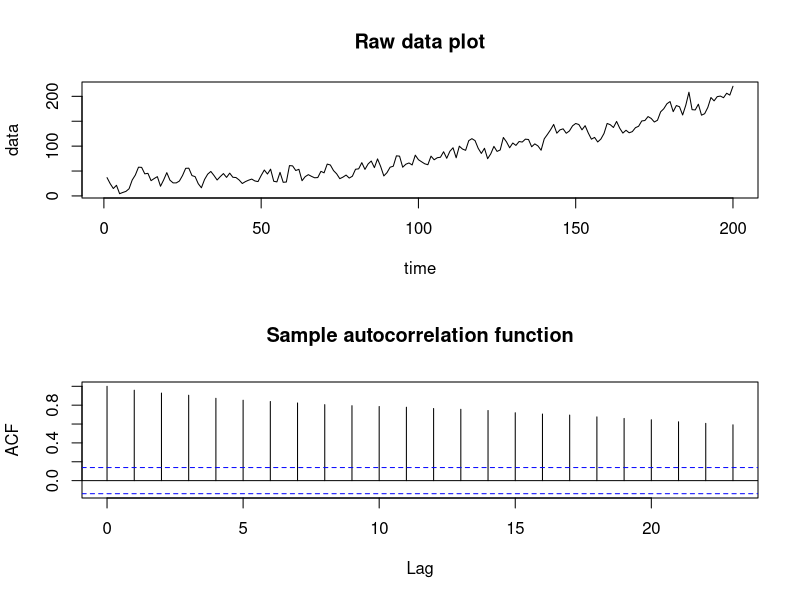
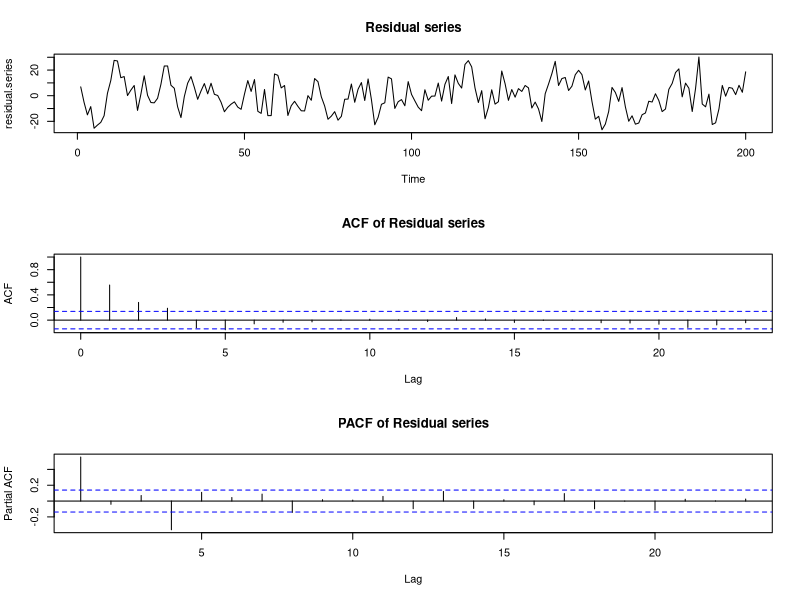
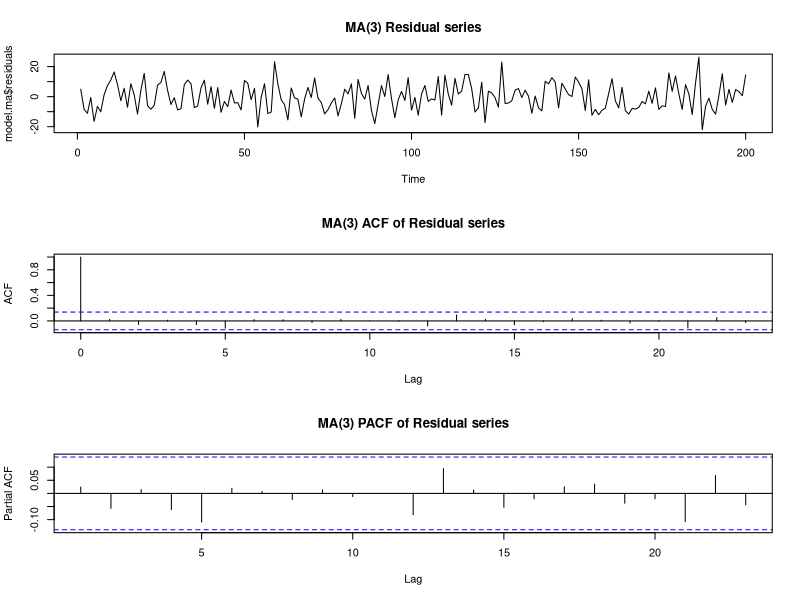
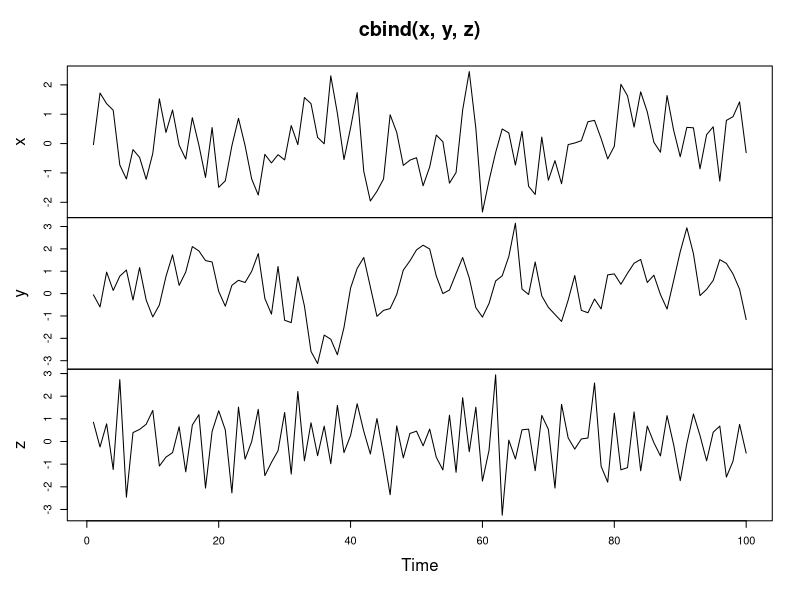
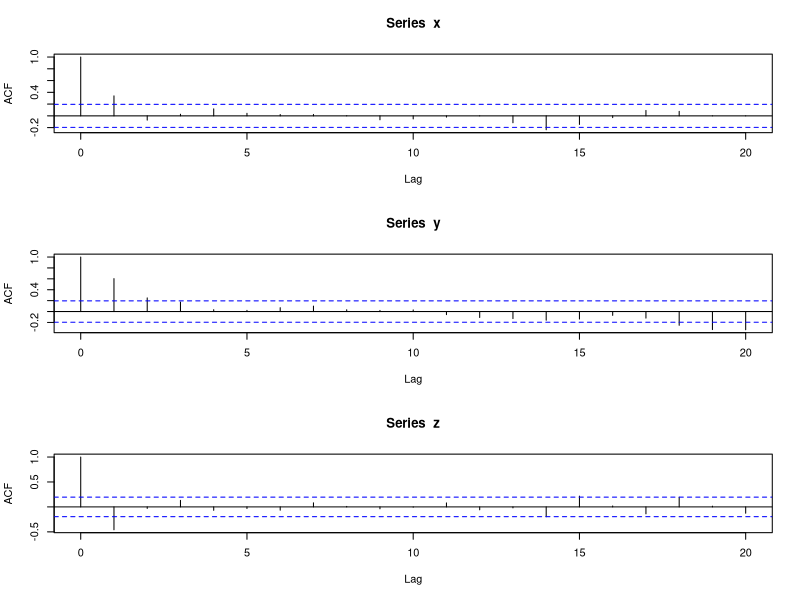
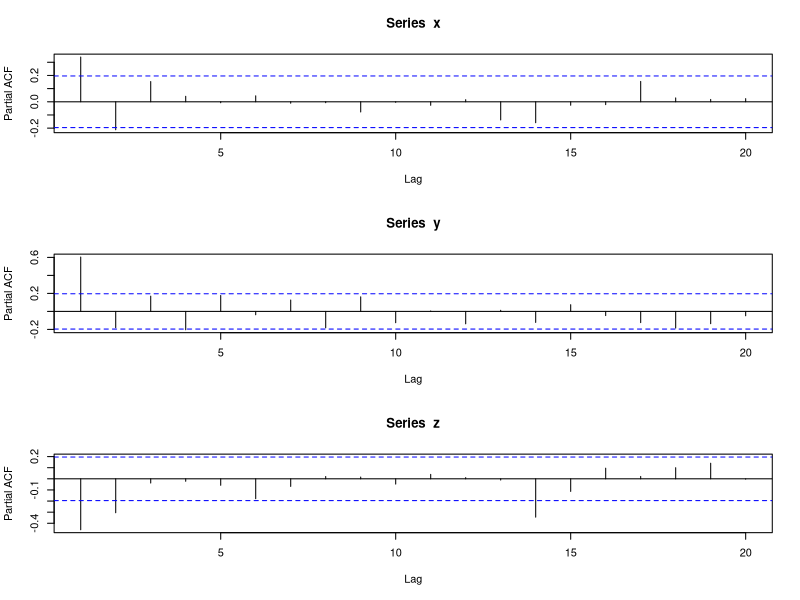

R code for these plots, in order:
## ---- chunk 1
knitr::opts_chunk$set(warning = FALSE, message = FALSE) 
## ---- chunk 2
# Generate MA(3) data with a quadratic trend
time <- 1:200
n <- 200
sd <- 10
data.ar <- arima.sim(model = list(ma = c(0.6, 0.3, 0.6)), n = n, sd = sd)
data <- data.ar + 30 + 0.05 * time + 0.004*time^2
par(mfrow = c(2, 1))
plot(time, data, type = "l", main = "Raw data plot")
acf(data, main = "Sample autocorrelation function")
## ---- chunk 3
# Remove the trend
time2 <- time^2
linear.model <- lm(data ~ time+time2)
residual.series <- data - linear.model$fitted.values
par(mfrow = c(3,1))
plot(residual.series, main = "Residual series")
acf(residual.series, main = "ACF of Residual series")
pacf(residual.series, main = "PACF of Residual series")
## ---- chunk 4
# Fit an MA(3) model to the data
model.ma <- arima(residual.series, order = c(0, 0, 3))
model.ma

arima(x = residual.series, order = c(0, 0, 3))

par(mfrow = c(3, 1))
plot(model.ma$residuals, main = "MA(3) Residual series")
acf(model.ma$residuals, main = "MA(3) ACF of Residual series")
pacf(model.ma$residuals, main = "MA(3) PACF of Residual series")
## ---- chunk 5
# Generate MA model with slope 0.5
x <- arima.sim(model = list(ma = 0.5), n = 100)

# Generate MA model with slope 0.9
y <- arima.sim(model = list(ma = 0.9), n = 100)

# Generate MA model with slope -0.5
z <- arima.sim(model = list(ma = -0.5), n = 100)

# Plot all three models together
plot.ts(cbind(x, y, z))

par(mfrow = c(3, 1))

# Calculate the ACF 
acf(x)
acf(y)
acf(z)
## ---- chunk 6
par(mfrow = c(3, 1))
pacf(x)
pacf(y)
pacf(z)
